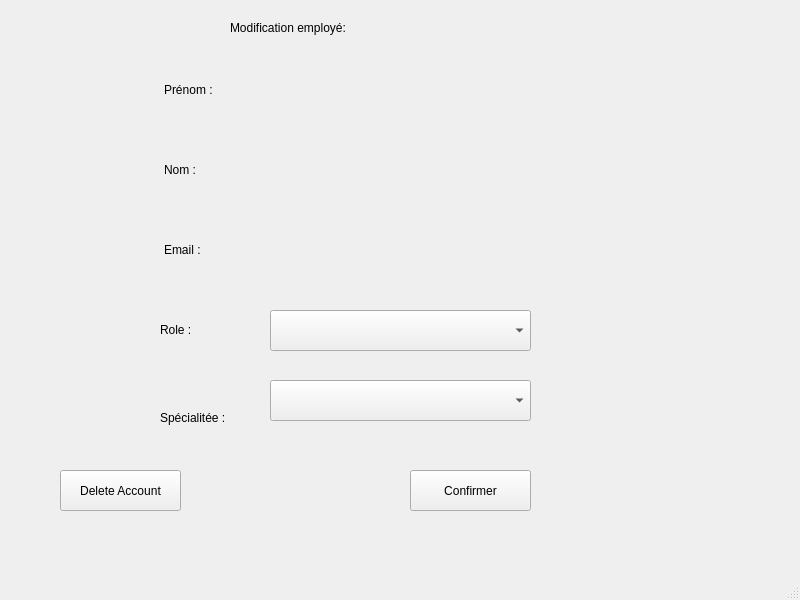
<?xml version="1.0" encoding="UTF-8"?>
<ui version="4.0">
 <class>MainWindow</class>
 <widget class="QMainWindow" name="MainWindow">
  <property name="geometry">
   <rect>
    <x>0</x>
    <y>0</y>
    <width>800</width>
    <height>600</height>
   </rect>
  </property>
  <property name="windowTitle">
   <string>MainWindow</string>
  </property>
  <widget class="QWidget" name="centralwidget">
   <widget class="QPushButton" name="validateUpdateAccountBtn">
    <property name="geometry">
     <rect>
      <x>410</x>
      <y>470</y>
      <width>121</width>
      <height>41</height>
     </rect>
    </property>
    <property name="text">
     <string>Confirmer</string>
    </property>
   </widget>
   <widget class="QLabel" name="titleCreate">
    <property name="geometry">
     <rect>
      <x>230</x>
      <y>20</y>
      <width>181</width>
      <height>16</height>
     </rect>
    </property>
    <property name="text">
     <string>Modification employé: </string>
    </property>
   </widget>
   <widget class="QLabel" name="errorZone">
    <property name="geometry">
     <rect>
      <x>210</x>
      <y>520</y>
      <width>321</width>
      <height>16</height>
     </rect>
    </property>
    <property name="text">
     <string/>
    </property>
   </widget>
   <widget class="QLabel" name="titleSpeciality">
    <property name="geometry">
     <rect>
      <x>160</x>
      <y>410</y>
      <width>91</width>
      <height>16</height>
     </rect>
    </property>
    <property name="text">
     <string>Spécialitée :</string>
    </property>
   </widget>
   <widget class="QLabel" name="titleRole">
    <property name="geometry">
     <rect>
      <x>160</x>
      <y>320</y>
      <width>91</width>
      <height>20</height>
     </rect>
    </property>
    <property name="text">
     <string>Role :</string>
    </property>
   </widget>
   <widget class="QComboBox" name="comboBoxRoles">
    <property name="geometry">
     <rect>
      <x>270</x>
      <y>310</y>
      <width>261</width>
      <height>41</height>
     </rect>
    </property>
   </widget>
   <widget class="QLabel" name="titleFirstName">
    <property name="geometry">
     <rect>
      <x>164</x>
      <y>80</y>
      <width>81</width>
      <height>20</height>
     </rect>
    </property>
    <property name="text">
     <string>Prénom :</string>
    </property>
   </widget>
   <widget class="QLabel" name="titleMail">
    <property name="geometry">
     <rect>
      <x>164</x>
      <y>240</y>
      <width>81</width>
      <height>20</height>
     </rect>
    </property>
    <property name="text">
     <string>Email :</string>
    </property>
   </widget>
   <widget class="QLabel" name="titleLastName">
    <property name="geometry">
     <rect>
      <x>164</x>
      <y>160</y>
      <width>81</width>
      <height>20</height>
     </rect>
    </property>
    <property name="text">
     <string>Nom :</string>
    </property>
   </widget>
   <widget class="QLabel" name="rsltLastName">
    <property name="geometry">
     <rect>
      <x>270</x>
      <y>160</y>
      <width>251</width>
      <height>20</height>
     </rect>
    </property>
    <property name="text">
     <string/>
    </property>
   </widget>
   <widget class="QLabel" name="rsltFirstName">
    <property name="geometry">
     <rect>
      <x>270</x>
      <y>80</y>
      <width>261</width>
      <height>20</height>
     </rect>
    </property>
    <property name="text">
     <string/>
    </property>
   </widget>
   <widget class="QLabel" name="rsltMail">
    <property name="geometry">
     <rect>
      <x>270</x>
      <y>240</y>
      <width>251</width>
      <height>20</height>
     </rect>
    </property>
    <property name="text">
     <string/>
    </property>
   </widget>
   <widget class="QComboBox" name="comboBoxSpec">
    <property name="geometry">
     <rect>
      <x>270</x>
      <y>380</y>
      <width>261</width>
      <height>41</height>
     </rect>
    </property>
   </widget>
   <widget class="QPushButton" name="validateDeleteAccountBtn">
    <property name="geometry">
     <rect>
      <x>60</x>
      <y>470</y>
      <width>121</width>
      <height>41</height>
     </rect>
    </property>
    <property name="text">
     <string>Delete Account</string>
    </property>
   </widget>
  </widget>
  <widget class="QMenuBar" name="menubar">
   <property name="geometry">
    <rect>
     <x>0</x>
     <y>0</y>
     <width>800</width>
     <height>26</height>
    </rect>
   </property>
  </widget>
  <widget class="QStatusBar" name="statusbar"/>
 </widget>
 <resources/>
 <connections/>
</ui>
